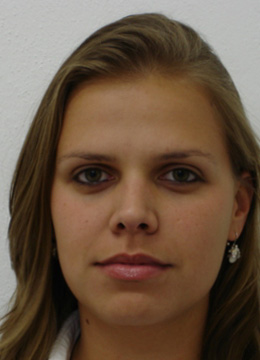
#> input picture gender/data/female/100a.jpg, 260 x 360 px, found by its file name; its folder holds only this picture in this run
$ python train.py
#> lines starting #> are read from the running program, lines starting #| are printed output that depends on the picture
import os
import cv2
import numpy as np
from sklearn.model_selection import train_test_split
from sklearn.preprocessing import LabelEncoder
from sklearn.metrics import accuracy_score
import joblib


# Variables
DATASET_DIR = "D:\OUTSOURCE\PYTHON\GENDER\gender"
TRAINING_DIR = os.path.join(DATASET_DIR, "data")
TESTING_DIR = os.path.join(DATASET_DIR, "testing")
MODEL_PATH = "D:\OUTSOURCE\PYTHON\GENDER\gender\model\model_lbph.yml"
LABEL_ENCODER_PATH = "D:\OUTSOURCE\PYTHON\GENDER\gender\model\label_encoder.pkl"

label_encoder = LabelEncoder()

def create_dataset(directory):
#> called with directory = 'D:\\OUTSOURCE\\PYTHON\\GENDER\\gender/data'
    faces = []
    labels = []

    if not os.path.exists(directory):
        os.makedirs(directory)

    # Liệt kê các thư mục con
    for subdirectory in os.listdir(directory):
        if not subdirectory.startswith("."):
            subdir_path = os.path.join(directory, subdirectory)
            if os.path.isdir(subdir_path):
                # Lặp qua các hình ảnh trong thư mục con
                for image in os.listdir(subdir_path):
                    if not image.startswith("."):
                        img = cv2.imread(os.path.join(subdir_path, image), cv2.IMREAD_GRAYSCALE)
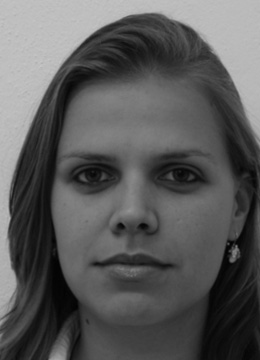
#> img: shape (360, 260); min 1, max 198, mean 89.9
                        img = cv2.resize(img, (100, 100))
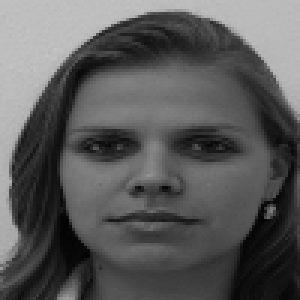
#> img: shape (100, 100) (shown 3 times larger); min 3, max 196, mean 89.8
                        faces.append(img)
                        labels.append(subdirectory)  # Sử dụng tên thư mục con làm nhãn
#> pass 2 of the loop in create_dataset, `for subdirectory in os.listdir(directory):`:
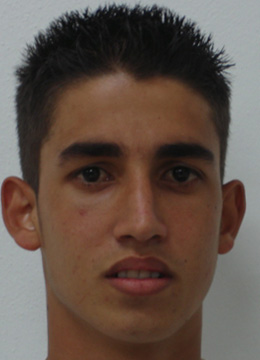
#> input picture gender/data/male/107a.jpg, 260 x 360 px, found by its file name
#> in create_dataset, `img = cv2.imread(os.path.join(subdir_path, image), cv2.IMREAD_GRAYSCALE)`:
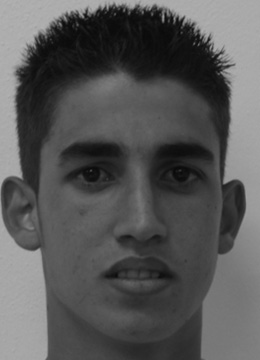
#> img: shape (360, 260); min 7, max 180, mean 86.9
#> in create_dataset, `img = cv2.resize(img, (100, 100))`:
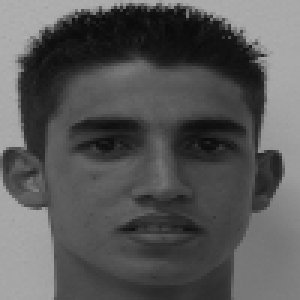
#> img: shape (100, 100) (shown 3 times larger); min 11, max 177, mean 86.8

    return faces, labels

# Tiền xử lí dữ liệu
def preprocess_data(faces, labels):
    faces = np.array(faces)
    labels = np.array(labels)
    labels = label_encoder.fit_transform(labels)

    return faces, labels

# Đào tạo model
def train_model(faces, labels):
    # Chia dữ liệu thành tập huấn luyện và tập kiểm thử
    x_train, x_test, y_train, y_test = train_test_split(faces, labels, test_size=0.2, random_state=42)

    # Tạo LBPH Face Recognizer
    recognizer = cv2.face.LBPHFaceRecognizer_create()

    # Huấn luyện model dùng model set
    recognizer.train(x_train, y_train)

    # Lưu model
    recognizer.save(MODEL_PATH)

    joblib.dump(label_encoder, LABEL_ENCODER_PATH)
    # Dự đoán cho tập dữ liệu kiểm thử
    y_pred = []
    for x in x_test:
        label, _ = recognizer.predict(x)
        y_pred.append(label)

    # Độ chính xác Model
    accuracy = accuracy_score(y_test, y_pred)
    print("Accuracy:", accuracy)

# Execution
if __name__ == "__main__":
    train_faces, train_labels = create_dataset(TRAINING_DIR)
#> train_faces = 2 items; train_labels = ['female', 'male']
    train_faces, train_labels = preprocess_data(train_faces, train_labels)
#> in preprocess_data, `labels = label_encoder.fit_transform(labels)`: labels = [0, 1]
#> train_labels = [0, 1]

    train_model(train_faces, train_labels)
#> in train_model, `x_train, x_test, y_train, y_test = train_test_split(faces, labels, tes..`: y_train = [0]; y_test = [1]
#> the loop in train_model, `for x in x_test:` made 1 pass
#> after the loop in train_model, `for x in x_test:`: y_pred = [0]
#> in train_model, `accuracy = accuracy_score(y_test, y_pred)`: accuracy = 0
#| Accuracy: 0.0
